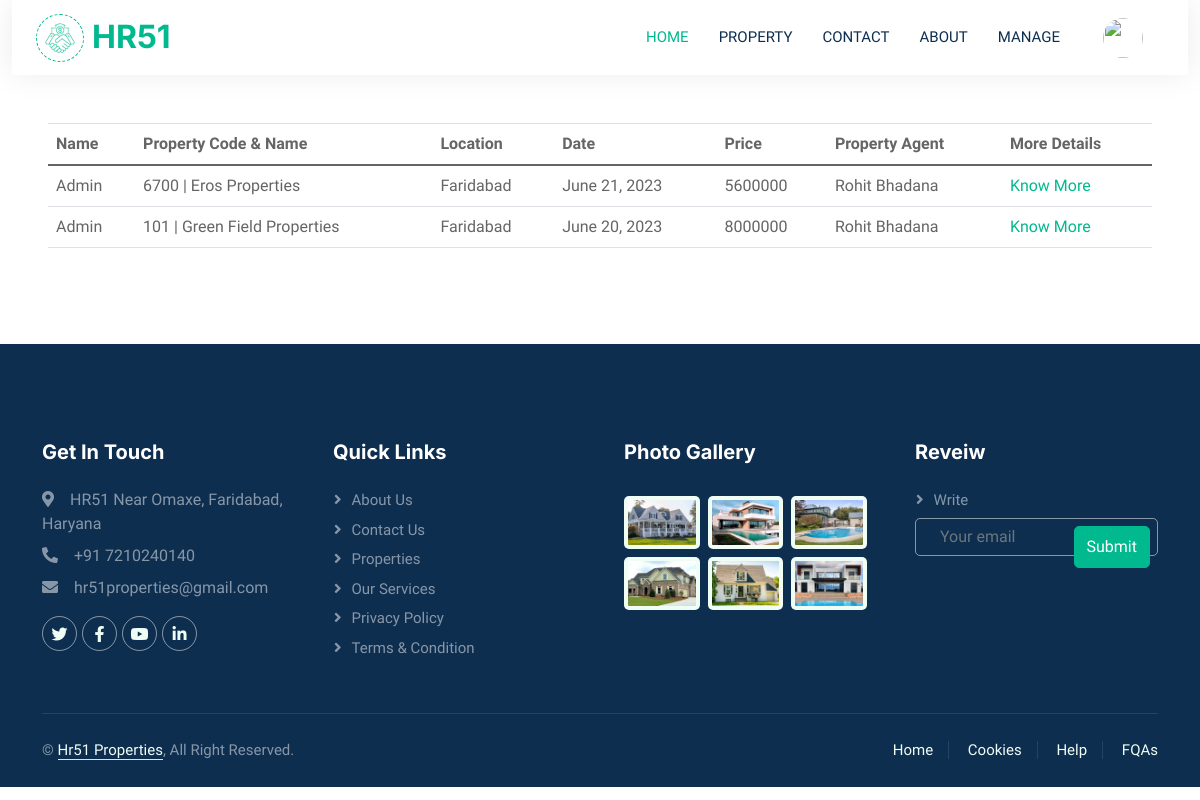
Page /user/bookings (signed in) on the committed database.
### realestate/models.py (models this page shows, shortened)
class Reservation(models.Model):
    check_out = models.DateField(null=True, blank=True)
    room = models.ForeignKey(PropertyView, on_delete = models.CASCADE)
    guest = models.ForeignKey(User, on_delete= models.CASCADE)
    booking_id = models.CharField(max_length=100,default="null")

class PropertyView(models.Model):
    ROOM_STATUS = (
    ("1", "Available"),
    ("2", "Not Available"),
    )
    ROOM_TYPE = (
    ("1", "premium"),
    ("2", "deluxe"),
    ("3","basic"),
    )
    PROP_ROOM = (
    ("1", "1BHK"),
    ("2", "2BHK"),
    ("3", "3BHK"),
    ("4", "4BHK"),
    ("5", "5BHK"),
    ("6", "6BHK"),
    ("7", "7BHK"),
    )
    ROOMOWNERSHIP = (
    ("1", "First Owner"),
    ("2", "Second Owners"),
    ("3", "Third Owners"),
    ("4", "FreeHold"),
    ("5", "Multiple Owners"),
    )
    SIZERATE = (
    ("1", "1"),
    ("2", "2"),
    ("3", "3"),
    ("4", "4"),
    ("5", "5"),
    ("6", "6"),
    ("7", "7"),
    ("8", "8"),
    )
    PROP_STATUS = (
    ("1", "For Sell"),
    ("2", "For Rent/lease"),
    ("3", "Not Available"),
    )
    PROP_TYPE = (
    ("1", "Independent Builder Floor"),
    ("2", "Builder Floor"),
    ("3", "Not Available"),
    )
    title = models.CharField(max_length=50,null=True)
    room_type = models.CharField(max_length=50,choices = ROOM_TYPE)
    prop_status = models.CharField(max_length=50,choices = ROOM_STATUS, null=True)
    prop_sell = models.CharField(max_length=50,choices = PROP_STATUS, null=True)
    prop_type = models.CharField(max_length=50,choices = PROP_TYPE, null=True)
    property_bhk = models.CharField(max_length=50,choices = PROP_ROOM, null=True)
    capacity = models.IntegerField(null=True)
    propety_code = models.IntegerField(null=True)
    price = models.IntegerField(null=True)
    size = models.IntegerField(null=True)
    hotel = models.ForeignKey(Realator, on_delete = models.CASCADE)
    status = models.CharField(choices =ROOM_STATUS,max_length = 15)
    roomnumber = models.IntegerField(null=True)
    yearbuild = models.IntegerField(null=True)
    address = models.CharField(max_length=150, null=True)
    ownership = models.CharField(max_length=150, null=True, choices= ROOMOWNERSHIP)
    Configuration = models.CharField(max_length = 800, null=True)
    content = models.CharField(max_length = 1500, null=True)
    flooring = models.CharField(max_length = 50, null=True)
    parking = models.CharField(max_length = 100, null=True)
    water_source = models.CharField(max_length = 100, null=True)
    widthroad = models.CharField(max_length = 100, null=True)
    powerbackup = models.CharField(max_length = 100, null=True)
    consider = models.CharField(max_length = 2000, null=True)
    nearby = models.CharField(max_length = 200, null=True)
    facing = models.CharField(max_length = 50, null=True)
    property_age = models.CharField(max_length = 10, null=True)
    furnished_details = models.CharField(max_length = 2000, null=True)
    loan_available = models.CharField(max_length=450, null=True)
    image = models.ImageField(upload_to='post/', null=True)
    image1 = models.ImageField(upload_to='post/', null=True)
    image2 = models.ImageField(upload_to='post/', null=True)
    image3 = models.ImageField(upload_to='post/', null=True)
    image4 = models.ImageField(upload_to='post/', null=True)
    url = models.CharField(max_length=100, null=True)
    map = models.CharField(max_length=450, null=True)
    is_published = models.BooleanField(default=True, null=True)
    post_date = models.DateTimeField(auto_now_add=True, null=True, blank=True)
    list_date = models.DateTimeField(default=datetime.now, blank=True)

class Realator(models.Model):
    name = models.CharField(max_length=30,default="HR51")
    owner = models.CharField(max_length=20, default="Karan Bhadana")
    location = models.CharField(max_length=50, default="Faridabad")
    state = models.CharField(max_length=50,default="Haryana")
    country = models.CharField(max_length=50,default="India")
    contact = models.CharField(max_length=50,default="987124****", null=True)
    intro = models.CharField(max_length=350,default="RealEstate Agent", null=True)
    url = models.CharField(max_length=100, null=True)
    owner_image = models.ImageField(upload_to='user/', null=True)
    area_image = models.ImageField(upload_to='user/', null=True)
    add_date = models.DateTimeField(auto_now_add=True, null=True, blank=True)

### realestate/views.py (the view)
# urls.py: path('user/bookings', views.user_bookings,name="dashboard"),
@login_required(login_url='/user')
def user_bookings(request):
    if request.user.is_authenticated == False:
        return redirect('userloginpage')
    user = User.objects.all().get(id=request.user.id)
    print(f"request user id ={request.user.id}")
    bookings = Reservation.objects.all().filter(guest=user)
    if not bookings:
        messages.warning(request, "No Bookings Found")
    return HttpResponse(render(request, 'user/mybookings.html', {'bookings': bookings}))

### templates/user/mybookings.html (shortened to what this page needs)
{% extends 'basic.html' %}
{% block body %}
{% load app_tags %}
<div class="table-responsive">
    <div class="m-5">
        <table class="table">
            <thead>
                <th>Name</th>
                <th>Property Code & Name</th>
                <th>Location</th>
                <th>Date</th>
                <th>Price</th>
                <th>Property Agent</th>
                <th>More Details</th>
            </thead>
            {% for each_booking in bookings %}
            <tr>
                <td style="text-transform: capitalize;">{{each_booking.guest.username}}</td>
                <td>{{each_booking.room.roomnumber}} | {{each_booking.room.title}}</td>
                <td style="text-transform: capitalize;">{{each_booking.room.hotel.location}}</td>
                <td>{{each_booking.check_out}}</td>
                <td>{{each_booking.room.price}}</td>
                <td style="text-transform: capitalize;">{{each_booking.room.hotel.owner}}</td>
                <td style="text-transform: capitalize;"><a href="/propertydetails/{{each_booking.room.url}}">Know
                        More</a></td>
            </tr>
            {% endfor %}
        </table>
    </div>
</div>
{% endblock body %}

### static/css/style.css (style rules this page uses)
:root { --primary: #00B98E; --secondary: #FF6922; --light: #EFFDF5; --dark: #0E2E50; }
body { background-color: #fff; }

### templates/basic.html (style rules this page uses)
a { text-decoration: none; }

### rows in the picture
Reservation: guest.username "Admin", room.roomnumber "6700", room "Eros Properties", room.hotel.location "Faridabad", check_out "June 21, 2023", room.price "5600000", room.hotel.owner "Rohit Bhadana"
Reservation: guest.username "Admin", room.roomnumber "101", room "Green Field Properties", room.hotel.location "Faridabad", check_out "June 20, 2023", room.price "8000000", room.hotel.owner "Rohit Bhadana"
